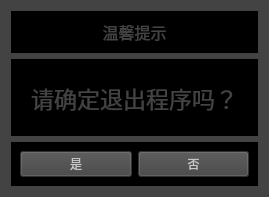
<?xml version="1.0" encoding="UTF-8"?>
<ui version="4.0">
 <class>CloseDialog</class>
 <widget class="QWidget" name="CloseDialog">
  <property name="geometry">
   <rect>
    <x>0</x>
    <y>0</y>
    <width>269</width>
    <height>197</height>
   </rect>
  </property>
  <property name="windowTitle">
   <string>Form</string>
  </property>
  <property name="styleSheet">
   <string notr="true">background-color:rgb(67, 67, 67)</string>
  </property>
  <layout class="QVBoxLayout" name="verticalLayout" stretch="1,4,0">
   <item>
    <widget class="QWidget" name="widget" native="true">
     <property name="styleSheet">
      <string notr="true">background-color:rgb(0, 0, 0)</string>
     </property>
     <layout class="QGridLayout" name="gridLayout">
      <item row="0" column="0">
       <widget class="QLabel" name="label">
        <property name="font">
         <font>
          <pointsize>12</pointsize>
         </font>
        </property>
        <property name="styleSheet">
         <string notr="true">color:rgb(67, 67, 67)</string>
        </property>
        <property name="text">
         <string>温馨提示</string>
        </property>
        <property name="alignment">
         <set>Qt::AlignCenter</set>
        </property>
       </widget>
      </item>
     </layout>
    </widget>
   </item>
   <item>
    <widget class="QWidget" name="widget_2" native="true">
     <property name="sizePolicy">
      <sizepolicy hsizetype="Expanding" vsizetype="Preferred">
       <horstretch>0</horstretch>
       <verstretch>0</verstretch>
      </sizepolicy>
     </property>
     <property name="styleSheet">
      <string notr="true">background-color:rgb(0, 0, 0)</string>
     </property>
     <layout class="QGridLayout" name="gridLayout_2">
      <item row="0" column="0">
       <widget class="QLabel" name="label_3">
        <property name="font">
         <font>
          <pointsize>17</pointsize>
         </font>
        </property>
        <property name="styleSheet">
         <string notr="true">color:rgb(67, 67, 67)</string>
        </property>
        <property name="text">
         <string>请确定退出程序吗？</string>
        </property>
        <property name="alignment">
         <set>Qt::AlignCenter</set>
        </property>
       </widget>
      </item>
     </layout>
    </widget>
   </item>
   <item>
    <widget class="QWidget" name="widget_3" native="true">
     <property name="styleSheet">
      <string notr="true">background-color:rgb(0, 0, 0)</string>
     </property>
     <layout class="QHBoxLayout" name="horizontalLayout">
      <item>
       <widget class="QPushButton" name="btnOK">
        <property name="palette">
         <palette>
          <active>
           <colorrole role="Button">
            <brush brushstyle="SolidPattern">
             <color alpha="255">
              <red>67</red>
              <green>67</green>
              <blue>67</blue>
             </color>
            </brush>
           </colorrole>
           <colorrole role="ButtonText">
            <brush brushstyle="SolidPattern">
             <color alpha="255">
              <red>200</red>
              <green>200</green>
              <blue>200</blue>
             </color>
            </brush>
           </colorrole>
           <colorrole role="Base">
            <brush brushstyle="SolidPattern">
             <color alpha="255">
              <red>67</red>
              <green>67</green>
              <blue>67</blue>
             </color>
            </brush>
           </colorrole>
           <colorrole role="Window">
            <brush brushstyle="SolidPattern">
             <color alpha="255">
              <red>67</red>
              <green>67</green>
              <blue>67</blue>
             </color>
            </brush>
           </colorrole>
          </active>
          <inactive>
           <colorrole role="Button">
            <brush brushstyle="SolidPattern">
             <color alpha="255">
              <red>67</red>
              <green>67</green>
              <blue>67</blue>
             </color>
            </brush>
           </colorrole>
           <colorrole role="ButtonText">
            <brush brushstyle="SolidPattern">
             <color alpha="255">
              <red>200</red>
              <green>200</green>
              <blue>200</blue>
             </color>
            </brush>
           </colorrole>
           <colorrole role="Base">
            <brush brushstyle="SolidPattern">
             <color alpha="255">
              <red>67</red>
              <green>67</green>
              <blue>67</blue>
             </color>
            </brush>
           </colorrole>
           <colorrole role="Window">
            <brush brushstyle="SolidPattern">
             <color alpha="255">
              <red>67</red>
              <green>67</green>
              <blue>67</blue>
             </color>
            </brush>
           </colorrole>
          </inactive>
          <disabled>
           <colorrole role="Button">
            <brush brushstyle="SolidPattern">
             <color alpha="255">
              <red>67</red>
              <green>67</green>
              <blue>67</blue>
             </color>
            </brush>
           </colorrole>
           <colorrole role="ButtonText">
            <brush brushstyle="SolidPattern">
             <color alpha="255">
              <red>120</red>
              <green>120</green>
              <blue>120</blue>
             </color>
            </brush>
           </colorrole>
           <colorrole role="Base">
            <brush brushstyle="SolidPattern">
             <color alpha="255">
              <red>67</red>
              <green>67</green>
              <blue>67</blue>
             </color>
            </brush>
           </colorrole>
           <colorrole role="Window">
            <brush brushstyle="SolidPattern">
             <color alpha="255">
              <red>67</red>
              <green>67</green>
              <blue>67</blue>
             </color>
            </brush>
           </colorrole>
          </disabled>
         </palette>
        </property>
        <property name="styleSheet">
         <string notr="true">background-color:rgb(67, 67, 67)</string>
        </property>
        <property name="text">
         <string>是</string>
        </property>
       </widget>
      </item>
      <item>
       <widget class="QPushButton" name="btnCancel">
        <property name="palette">
         <palette>
          <active>
           <colorrole role="Button">
            <brush brushstyle="SolidPattern">
             <color alpha="255">
              <red>67</red>
              <green>67</green>
              <blue>67</blue>
             </color>
            </brush>
           </colorrole>
           <colorrole role="ButtonText">
            <brush brushstyle="SolidPattern">
             <color alpha="255">
              <red>200</red>
              <green>200</green>
              <blue>200</blue>
             </color>
            </brush>
           </colorrole>
           <colorrole role="Base">
            <brush brushstyle="SolidPattern">
             <color alpha="255">
              <red>67</red>
              <green>67</green>
              <blue>67</blue>
             </color>
            </brush>
           </colorrole>
           <colorrole role="Window">
            <brush brushstyle="SolidPattern">
             <color alpha="255">
              <red>67</red>
              <green>67</green>
              <blue>67</blue>
             </color>
            </brush>
           </colorrole>
          </active>
          <inactive>
           <colorrole role="Button">
            <brush brushstyle="SolidPattern">
             <color alpha="255">
              <red>67</red>
              <green>67</green>
              <blue>67</blue>
             </color>
            </brush>
           </colorrole>
           <colorrole role="ButtonText">
            <brush brushstyle="SolidPattern">
             <color alpha="255">
              <red>200</red>
              <green>200</green>
              <blue>200</blue>
             </color>
            </brush>
           </colorrole>
           <colorrole role="Base">
            <brush brushstyle="SolidPattern">
             <color alpha="255">
              <red>67</red>
              <green>67</green>
              <blue>67</blue>
             </color>
            </brush>
           </colorrole>
           <colorrole role="Window">
            <brush brushstyle="SolidPattern">
             <color alpha="255">
              <red>67</red>
              <green>67</green>
              <blue>67</blue>
             </color>
            </brush>
           </colorrole>
          </inactive>
          <disabled>
           <colorrole role="Button">
            <brush brushstyle="SolidPattern">
             <color alpha="255">
              <red>67</red>
              <green>67</green>
              <blue>67</blue>
             </color>
            </brush>
           </colorrole>
           <colorrole role="ButtonText">
            <brush brushstyle="SolidPattern">
             <color alpha="255">
              <red>120</red>
              <green>120</green>
              <blue>120</blue>
             </color>
            </brush>
           </colorrole>
           <colorrole role="Base">
            <brush brushstyle="SolidPattern">
             <color alpha="255">
              <red>67</red>
              <green>67</green>
              <blue>67</blue>
             </color>
            </brush>
           </colorrole>
           <colorrole role="Window">
            <brush brushstyle="SolidPattern">
             <color alpha="255">
              <red>67</red>
              <green>67</green>
              <blue>67</blue>
             </color>
            </brush>
           </colorrole>
          </disabled>
         </palette>
        </property>
        <property name="styleSheet">
         <string notr="true">background-color:rgb(67, 67, 67)</string>
        </property>
        <property name="text">
         <string>否</string>
        </property>
       </widget>
      </item>
     </layout>
    </widget>
   </item>
  </layout>
 </widget>
 <resources/>
 <connections/>
</ui>
